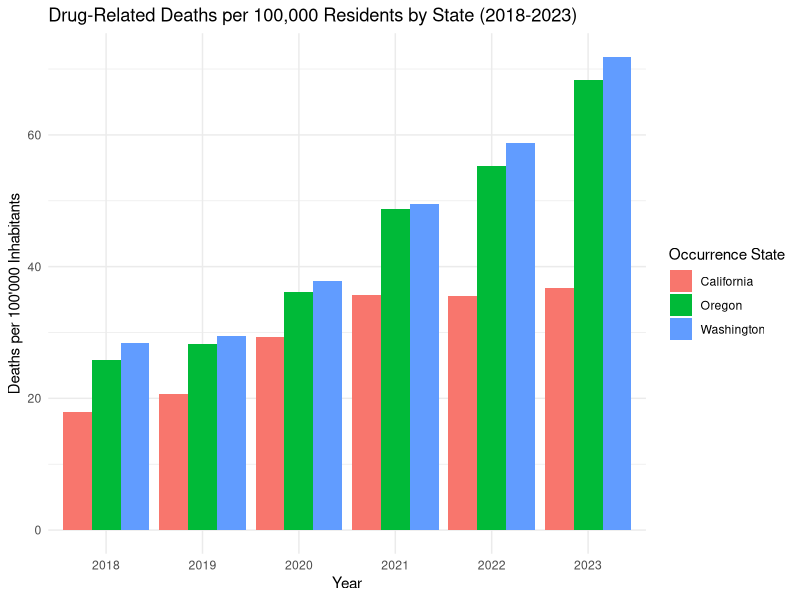
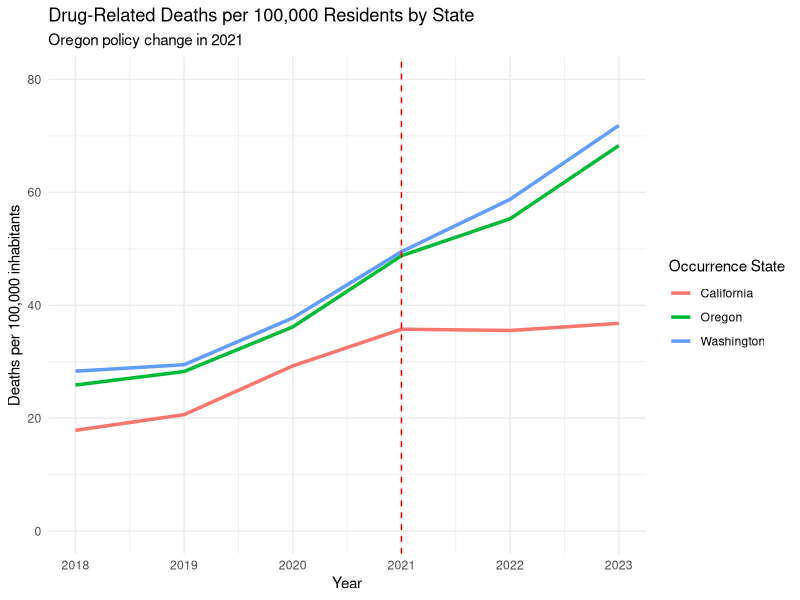
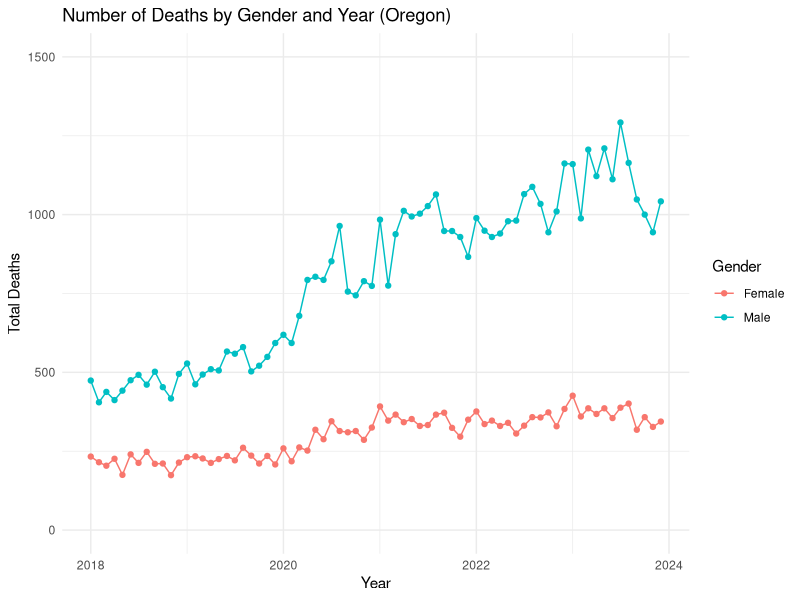
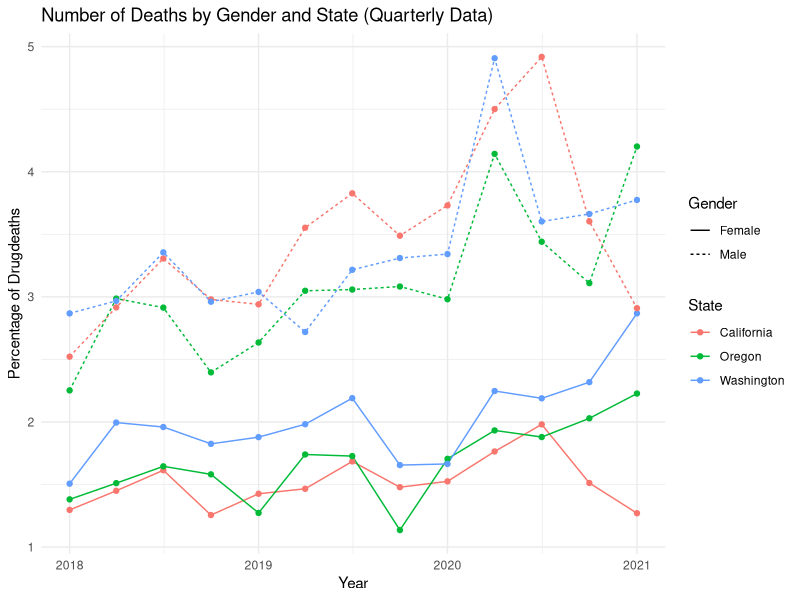
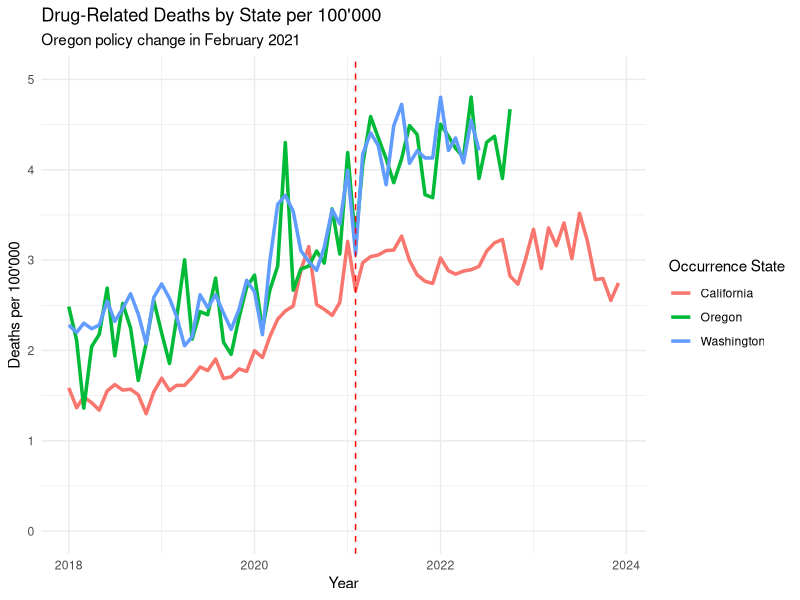
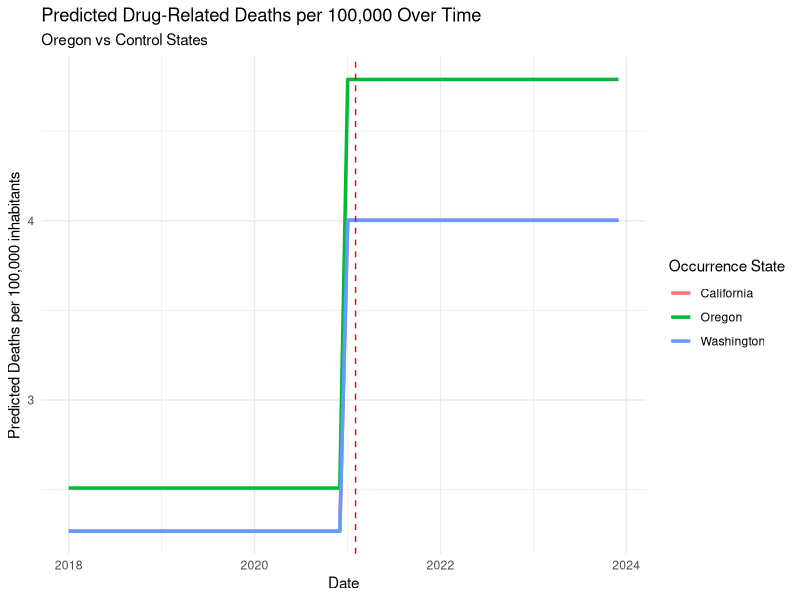
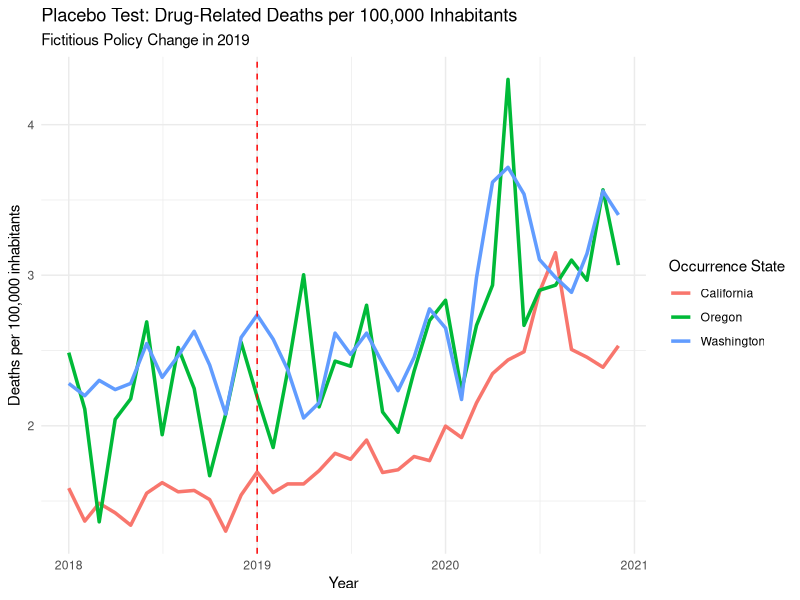
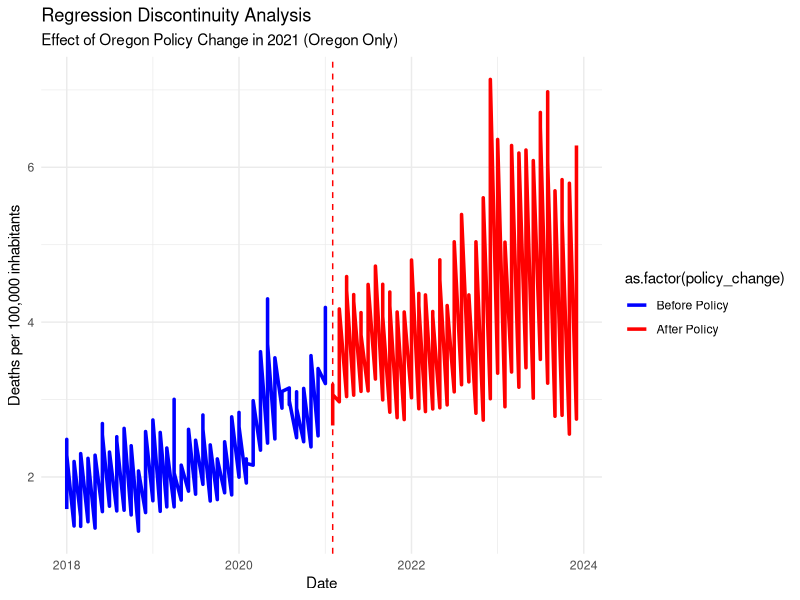

Recreate these plots in R, in order.
## ---- chunk 1
knitr::opts_chunk$set(echo = TRUE)
## ---- chunk 2
library(readxl)
library(dplyr)
library(zoo)
library(lubridate)
library(ggplot2)
library(tidyr)
library(lmtest)
library(sandwich)
library(forecast)
library(plm)
  
#globally exclude code chunks from the output
knitr::opts_chunk$set(echo = FALSE)

#globally turn on caching
knitr::opts_chunk$set(cache = TRUE)

# globally turn off warnings and messages
knitr::opts_chunk$set(warning = FALSE)
knitr::opts_chunk$set(message = FALSE)

# globally set the theme for ggplot
theme_set(theme_minimal())

#setting directory
#setwd(dirname(rstudioapi::getSourceEditorContext()$path))
getwd()
## ---- chunk 3
# load the relevant part of the Data set, exclude notes starting from row 4374
Data <- read_excel("data/Drug_related_Deaths_2018-2024.xlsx", n_max = 4374)


# Overview for the Data
head(Data, 10)
str(Data)

## ---- chunk 4
# Read population data from Excel file for each region

# Load the population data from the first range (D244:M244)
population_oregon_1 <- read_excel("data/Ca_Or_Wa Population 2010-23.xlsx", 
                                  sheet = "Oregon", 
                                  range = "D244:M244", 
                                  col_names = FALSE)  

# Load the population data from the second range (Q244:T244)
population_oregon_2 <- read_excel("data/Ca_Or_Wa Population 2010-23.xlsx", 
                                  sheet = "Oregon", 
                                  range = "Q244:T244", 
                                  col_names = FALSE)  

# Combine the two data frames (horizontally) into one row
population_oregon <- cbind(population_oregon_1, population_oregon_2)

# Manually set the column names (years 2010 to 2023)
colnames(population_oregon) <- 2010:2023



# Load the population data from the first range in California
population_california_1 <- read_excel("data/Ca_Or_Wa Population 2010-23.xlsx", 
                                  sheet = "California", 
                                  range = "D487:M487", 
                                  col_names = FALSE)  

# Load the population data from the second range (Q487:T487)
population_california_2 <- read_excel("data/Ca_Or_Wa Population 2010-23.xlsx", 
                                  sheet = "California", 
                                  range = "Q487:T487", 
                                  col_names = FALSE)  

# Combine the two data frames (horizontally) into one row
population_california <- cbind(population_california_1, population_california_2)

# Manually set the column names (years 2010 to 2023)
colnames(population_california) <- 2010:2023



# Load the population data from the first range in Washington
population_washington_1 <- read_excel("data/Ca_Or_Wa Population 2010-23.xlsx", 
                                  sheet = "Washington", 
                                  range = "D286:M286", 
                                  col_names = FALSE)  

# Load the population data from the second range 
population_washington_2 <- read_excel("data/Ca_Or_Wa Population 2010-23.xlsx", 
                                  sheet = "Washington", 
                                  range = "Q286:T286", 
                                  col_names = FALSE)  

# Combine the two data frames (horizontally) into one row
population_washington <- cbind(population_washington_1, population_washington_2)

# Manually set the column names (years 2010 to 2023)
colnames(population_washington) <- 2010:2023


# Combine population data into a single data frame with an added column for state
population_data <- bind_rows(
  population_oregon %>% mutate(State = "Oregon"),
  population_washington %>% mutate(State = "Washington"),
  population_california %>% mutate(State = "California")
)


# Remove the temporary variables from the environment
rm(population_oregon_1, population_oregon_2, population_washington_1, 
   population_washington_2, population_california_1, population_california_2,
   population_oregon, population_washington, population_california)

# Convert wide format to long format
population_data <- population_data %>%
  pivot_longer(cols = -State,    # All columns except 'State'
               names_to = "year",   # The new column for years
               values_to = "population_count")  # The new column for population counts

#Convert year column to numeric
population_data$year <- as.numeric(population_data$year)  

## ---- chunk 5

# look into Dates 
unique(Data$Month)

# Delete Notes column without grepl 
Data <- Data[, !grepl("Notes", names(Data))]

# Delete Row Sep., 2024 since the data is not complete
Data <- Data[Data$Month != "Sep., 2024 (provisional and partial)", ]

# Create column Provisional (TRUE/FALSE) based on the col Month '(provisional)'
Data$Provisional <- grepl("\\(provisional\\)", Data$Month)

# Delete " (provisional)" from the Date
####Data$Month <- gsub(" \\(provisional\\)", "", Data$Month)

# Convert into Date Variable
####Data$Month <- as.yearmon(Data$Month, format = "%b., %Y")
Data <- Data %>%
  #mutate(`Month` = as.yearmon(`Month Code`, format = "%Y/%m"))
    mutate(`Month` = ym(`Month Code`))


#### look into Deaths
#### Data$Deaths

# count of "Suppressed"
sum(Data$Deaths == "Suppressed")

# Some of the numbers are "Suppressed" this means that there are between 1 and 9 cases
# To use Deaths as a number we can leave them as NA's or substitute by a random number between 1 and 9

# Set seed for reproducibility if needed
set.seed(23)  

# Replace "Suppressed" in the Death column with a random number between 1 and 9
Data$Deaths <- ifelse(Data$Deaths == "Suppressed", sample(1:9, sum(Data$Deaths == "Suppressed"), replace = TRUE), Data$Deaths)
Data$Deaths <- as.numeric(Data$Deaths)

summary(Data)
sum(Data$Deaths == "Suppressed")
# Delete all columns that end on Code, they are duplicates of the other columns
Data <- Data[, !grepl("Code$", names(Data))]

# keep one version of the Dataset with all Deaths
Data_complete <- Data

# Filters the data to only include drug-induced deaths (removes alcohol-induced and non-drug related deaths)
Data <- Data %>% filter(`UCD - Drug/Alcohol Induced` == "Drug-induced causes")

glimpse(Data)
## ---- chunk 6

# Filter the data for each complete years 2018 to 2023
Data_18_23 <- Data %>%
  filter(`Month` >= ym("2018-01") & `Month` <= ym("2023-12"))

# Group the data by occurrence state and year, then sum deaths per year
Data_18_23 <- Data_18_23 %>%
  group_by(`Occurrence State`, year = year(`Month`)) %>%
  summarise(Deaths = sum(Deaths))

# Merge the death data with population data by state and year
Data_with_population <- Data_18_23 %>%
  left_join(population_data, by = c("Occurrence State" = "State", "year" = "year"))

# Calculate deaths per 100,000 inhabitants for each year
Data_with_population <- Data_with_population %>%
  mutate(Deaths_per_100000 = (Deaths / population_count) * 100000)


# Plot the number of deaths per 10,000 inhabitants for each year and state
ggplot(Data_with_population, aes(x = factor(year), y = Deaths_per_100000, fill = `Occurrence State`)) +
  geom_bar(stat = "identity", position = "dodge") +
  labs(title = "Drug-Related Deaths per 100,000 Residents by State (2018-2023)",
       x = "Year",
       y = "Deaths per 100'000 Inhabitants")


# Plot the trends over time for each state per year
ggplot(Data_with_population, aes(x = year, y = Deaths_per_100000, color = `Occurrence State`)) +
  geom_line(linewidth = 1.2) +
  geom_vline(xintercept = 2021, linetype = "dashed", color = "red") +  # Mark the policy change
  labs(title = "Drug-Related Deaths per 100,000 Residents by State",
       subtitle = "Oregon policy change in 2021",
       x = "Year", y = "Deaths per 100,000 inhabitants") +
   ylim(0, 80)   # Ensure y-axis starts at 0

## ---- chunk 7
# Prepare the data untill 2023
data_gender_year <- Data %>%
  filter(`Month` >= ym("2018-01") & `Month` <= ym("2023-12")) %>%
  select(Gender, Month, Deaths) %>%
  group_by(Gender, Month) %>%
  summarise(Total_Deaths = sum(Deaths, na.rm = TRUE)) %>%
  ungroup()

# Plot the data
ggplot(data_gender_year, aes(x = Month, y = Total_Deaths, color = Gender, group = Gender)) +
  geom_line() +
  geom_point() +
  labs(title = "Number of Deaths by Gender and Year (Oregon)",
       x = "Year",
       y = "Total Deaths",
       color = "Gender") +
       ylim(0, 1500) 

# Perform t-test for significant differences by gender 
t.test(Total_Deaths ~ Gender, data = data_gender_year)

## ---- chunk 8

# Prepare the data
#use quarterly data to make it smoother
data_Anova <- Data %>%
  filter(`Month` < ym("2021-02")) %>%
  mutate(Quarter = floor_date(as.Date(Month), "quarter")) %>%    
  select(Gender, Quarter, `Occurrence State`, Deaths) %>%
  group_by(Gender, Quarter, `Occurrence State`) %>%
  summarise(Total_Deaths = sum(Deaths, na.rm = TRUE)) %>%
  ungroup()

data_Anova$all_death <- Data_complete %>%
  filter(`Month` < ym("2021-02")) %>%
  mutate(Quarter = floor_date(as.Date(Month), "quarter")) %>%
  select(Gender, Quarter, `Occurrence State`, Deaths) %>%
  group_by(Gender, Quarter, `Occurrence State`) %>%
  summarise(Total_Deaths = sum(Deaths, na.rm = TRUE)) %>%
  ungroup() %>%
  pull(Total_Deaths)

data_Anova$DrugDeath_Percentage <- data_Anova$Total_Deaths / data_Anova$all_death *100

# Plot the data
ggplot(data_Anova, aes(x = Quarter, y = DrugDeath_Percentage, color = `Occurrence State`, linetype = Gender)) +
  geom_line() +
  geom_point() +
  labs(title = "Number of Deaths by Gender and State (Quarterly Data)",
       x = "Year",
       y = "Percentage of Drugdeaths",
       color = "State") 

# Perform ANOVA for significant differences by gender or State
data_Anova <- data_Anova %>%
  mutate(Gender = as.factor(Gender),
         `Occurrence State` = as.factor(`Occurrence State`))

# Test for effects in Gender, State and interactions
anova_model <- aov(DrugDeath_Percentage ~ Gender + `Occurrence State`, data = data_Anova)

summary(anova_model)

## ---- chunk 9

# Filter the data for each complete month in 2018 to 2023 
Data_monthly <- Data %>%
  filter(`Month` >= ym("2018-01") & `Month` <= ym("2023-12"))

# Group the data by occurrence state and month, then sum deaths per month
Data_monthly <- Data_monthly %>%
  group_by(`Occurrence State`, year = year(`Month`), month = month(`Month`)) %>%
  summarise(Deaths = sum(Deaths))


# Merge the death data with population data by state and year
Data_monthly <- Data_monthly %>%
  left_join(population_data, by = c("Occurrence State" = "State", "year" = "year"))

# Calculate deaths per 100,000 inhabitants for each year
Data_monthly <- Data_monthly  %>%
  mutate(Deaths_per_100000 = (Deaths / population_count) * 100000)


# Create 'treatment' and 'post_policy' variables
Data_monthly <- Data_monthly %>%
  mutate(
    treatment = ifelse(`Occurrence State` == "Oregon", 1, 0),  # 1 for Oregon, 0 for California/Washington
    post_policy = ifelse(year >= 2021, 1, 0),  # 1 for years 2021 and later
    interaction = treatment * post_policy  # Interaction term for DiD
  )

# Create a new date column by combining year and month
Data_monthly <- Data_monthly %>%
  mutate(date = ym(paste(year, month, sep = "-")))  # Combine year and month into a date


# Difference-in-Differences (DiD) regression model with Deaths_per_100000

did_model <- lm(Deaths_per_100000 ~ treatment + post_policy + interaction, data = Data_monthly)
summary(did_model)

# Robust standard errors to handle heteroscedasticity
coeftest(did_model, vcov = vcovHC(did_model, type = "HC1"))

## ---- chunk 10
# Plot DiD Results
# Plot the trends over time for each state
ggplot(Data_monthly, aes(x = date, y = Deaths_per_100000, color = `Occurrence State`)) +
  geom_line(linewidth = 1.2) +
  geom_vline(xintercept = as.Date("2021-02-01"), linetype = "dashed", color = "red") +  # Mark the policy change
  labs(title = "Drug-Related Deaths by State per 100'000",
       subtitle = "Oregon policy change in February 2021",
       x = "Year", y = "Deaths per 100'000") +
       ylim(0, 5)


# Generate predicted values based on the model
Data_monthly$predicted <- predict(did_model, newdata = Data_monthly)

# Visualize the predicted trends
ggplot(Data_monthly, aes(x = date, y = predicted, color = `Occurrence State`)) +
  geom_line(linewidth = 1.2) +
  geom_vline(xintercept = as.Date("2021-02-01"), linetype = "dashed", color = "red") +  # Mark the policy change
  labs(title = "Predicted Drug-Related Deaths per 100,000 Over Time",
       subtitle = "Oregon vs Control States",
       x = "Date", y = "Predicted Deaths per 100,000 inhabitants")

## ---- chunk 11

# Subset data for Oregon and Washington pre Policy
oregon_data <- Data_monthly %>% filter(date >= as.Date("2018-01-01") & date <= as.Date("2021-02-01") & `Occurrence State` == "Oregon")
washington_data <- Data_monthly %>% filter(date >= as.Date("2018-01-01") & date <= as.Date("2021-02-01") & `Occurrence State` == "Washington")
california_data <- Data_monthly %>% filter(date >= as.Date("2018-01-01") & date <= as.Date("2021-02-01") & `Occurrence State` == "California")




# Calculate the correlation coefficient between the two states
correlation <- cor(oregon_data$Deaths_per_100000, washington_data$Deaths_per_100000)
coorelation_c <- cor(oregon_data$Deaths_per_100000, california_data$Deaths_per_100000)

# Print the result
correlation
coorelation_c
#Seperate DiD

# Example for DiD with only California as control
did_model_california <- lm(Deaths_per_100000 ~ treatment + post_policy + interaction, 
                           data = Data_monthly %>% filter(`Occurrence State` %in% c("Oregon", "California")))

# Example for DiD with only Washington as control
did_model_washington <- lm(Deaths_per_100000 ~ treatment + post_policy + interaction, 
                           data = Data_monthly %>% filter(`Occurrence State` %in% c("Oregon", "Washington")))

# Compare the results
summary(did_model_california)
summary(did_model_washington)



## ---- chunk 12
# Make a Difference-in-Differences model for the years 2018-2020 as a placebo test
Data_placebo <- Data_monthly %>%
  filter(date >= as.Date("2018-01-01") & date <= as.Date("2020-12-01"))

# Create 'treatment' and 'post_policy' variables for the placebo test
Data_placebo <- Data_placebo %>%
  mutate(
    treatment = ifelse(`Occurrence State` == "Oregon", 1, 0),  # 1 for Oregon, 0 for California/Washington
    post_policy = ifelse(year >= 2019, 1, 0),  # 1 for years 2019 and later
    interaction = treatment * post_policy  # Interaction term for DiD
  )

# Difference-in-Differences (DiD) model for the placebo test
did_model_placebo <- lm(Deaths_per_100000 ~ treatment + post_policy + interaction, data = Data_placebo)
summary(did_model_placebo)

# Robust standard errors for the placebo test
#coeftest(did_model_placebo, vcov = vcovHC(did_model_placebo, type = "HC1"))

# Plot the placebo test results
ggplot(Data_placebo, aes(x = date, y = Deaths_per_100000, color = `Occurrence State`)) +
  geom_line(linewidth = 1.2) +
  geom_vline(xintercept = as.Date("2019-01-01"), linetype = "dashed", color = "red") +  # Mark the placebo policy change
  labs(title = "Placebo Test: Drug-Related Deaths per 100,000 Inhabitants",
       subtitle = "Fictitious Policy Change in 2019",
       x = "Year", y = "Deaths per 100,000 inhabitants")
## ---- chunk 13
# Regression Discontinuity Analysis: To further validate the DiD results


# Create a binary variable for the policy change
Data_RD <- Data_monthly %>%
  mutate(policy_change = ifelse(date >= as.Date("2021-02-01"), 1, 0))

# Fit a regression model to estimate the effect of the policy change
rd_model <- lm(Deaths_per_100000 ~ policy_change, data = Data_RD)
summary(rd_model)

# Robust standard errors to handle heteroscedasticity
coeftest(rd_model, vcov = vcovHC(rd_model, type = "HC1"))

# Plot the regression discontinuity analysis
ggplot(Data_RD, aes(x = date, y = Deaths_per_100000, color = as.factor(policy_change))) +
  geom_line(linewidth = 1.2) +
  geom_vline(xintercept = as.Date("2021-02-01"), linetype = "dashed", color = "red") +  # Mark the policy change
  # Legend
  scale_color_manual(values = c("0" = "blue", "1" = "red"), labels = c("Before Policy", "After Policy")) +
  labs(title = "Regression Discontinuity Analysis",
       subtitle = "Effect of Oregon Policy Change in 2021 (Oregon Only)",
       x = "Date", y = "Deaths per 100,000 inhabitants")

## ---- chunk 14
# Filter the data for Oregon and clean it
data_oregon <- Data %>%
  filter(`Occurrence State` == "Oregon") %>%
  mutate(Deaths = as.numeric(Deaths),    # Convert Deaths to numeric
         date = as.Date(paste0(Month, "-01")))  # Create a proper date column

# Create a time series object for Oregon deaths
ts_oregon <- ts(data_oregon$Deaths, start = c(2018, 1), frequency = 12)

# Split the data for training (2018-2022) and validation (2023)
train_ts <- window(ts_oregon, end = c(2022, 12))
valid_ts <- window(ts_oregon, start = c(2023, 1), end = c(2023, 12))
full_train_ts <- window(ts_oregon, end = c(2023, 12))

# Fit an ARIMA model (or other model)
arima_model <- auto.arima(train_ts)
full_arima_model <- auto.arima(full_train_ts)

# Forecast for the validation period (2023-2024)
forecast_2023_2024 <- forecast(arima_model, h = 12)

# Plot the forecast against the actual validation data
plot(forecast_2023_2024)
lines(valid_ts, col = "red")  # Add the actual data for comparison
legend("topright", legend = c("Forecast", "Actual Data"), col = c("blue", "red"), lty = 1)

# compute the accuracy of the model
accuracy(forecast_2023_2024, valid_ts)

# After validating the model, forecast for 2025
forecast_2025 <- forecast(full_arima_model, h = 12)

# Plot the forecast for 2025
plot(forecast_2025, main = "Forecast for Drug-Related Deaths in Oregon (2025)",
     xlab = "Year", ylab = "Deaths per 100,000 inhabitants")

## ---- chunk 15
# Panel Data Analysis
# Create a panel data set for the analysis
panel_data <- Data_monthly %>%
  select(`Occurrence State`, date, Deaths_per_100000) %>%
  mutate(State = factor(`Occurrence State`)) %>%
  select(-`Occurrence State`)


# Aggregate the data to ensure unique state and date combinations
panel_data <- panel_data %>%
  group_by(State, date) %>%
  summarise(Deaths_per_100000 = sum(Deaths_per_100000, na.rm = TRUE)) %>%
  ungroup()

# Convert the data to a pdata.frame
pdata <- pdata.frame(panel_data, index = c("State", "date"))

# Fit a panel data model to assess the impact of the policy change
panel_model <- plm(Deaths_per_100000 ~ lag(Deaths_per_100000, 1), data = pdata, model = "within")

# Summarize the model
summary(panel_model)

# Robust standard errors for the panel data model
coeftest(panel_model, vcov = vcovHC(panel_model, type = "HC1"))

# Extract the index (State, Date) for the fitted model to align with fitted values
model_index <- index(panel_model)

# Create a dataframe with fitted values and corresponding index (State, Date)
fitted_data <- data.frame(State = model_index$State,
                          date = model_index$date,
                          Fitted = fitted(panel_model))

# Merge the fitted data with the original panel_data based on State and Date
panel_data_with_fitted <- merge(panel_data, fitted_data, by = c("State", "date"))

# Plot the panel data model results using ggplot2
ggplot(panel_data_with_fitted, aes(x = date, y = Deaths_per_100000, color = State)) +
  geom_point() +
  geom_line(aes(y = Deaths_per_100000), linetype = "solid") +  # Plot actual Deaths_per_100000 as solid line
  labs(title = "Panel Data Model Results",
       x = "Date",
       y = "Deaths_per_100000",
       color = "State") +
  theme_minimal()

        ggplot(panel_data_with_fitted, aes(x = date, y = Deaths_per_100000, color = State)) +
      geom_point() +
      geom_line(aes(y = Deaths_per_100000), linetype = "solid") +  # Plot actual Deaths_per_100000 as solid line
      geom_line(aes(y = Fitted), linetype = "dashed") +  # Plot fitted values as dashed line
      labs(title = "Panel Data Model Results",
           x = "date",
           y = "Deaths_per_100000",
           color = "State") +
      theme_minimal()
